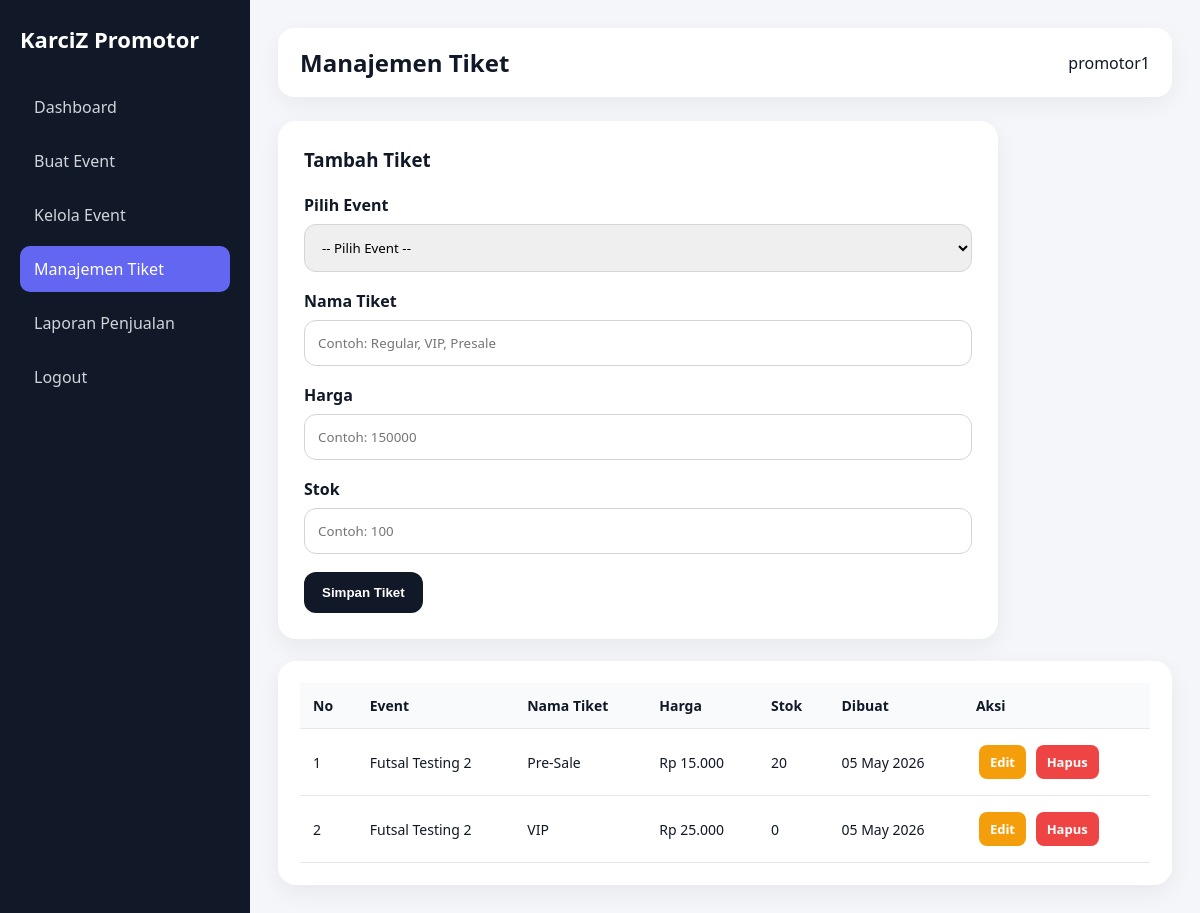
/organizer/ticket-management.php (signed in), run on the app's committed database.
### tables this page shows
CREATE TABLE `promotor` (
  `id` int(100) NOT NULL,
  `user_id` int(11) DEFAULT NULL,
  `nama_brand` varchar(255) NOT NULL,
  `deskripsi_singkat` varchar(500) NOT NULL,
  `email_bisnis` varchar(255) NOT NULL,
  `no_wa` int(25) NOT NULL,
  `logo` varchar(255) NOT NULL,
  `banner` varchar(255) NOT NULL,
  `status` enum('pending','approved','rejected') DEFAULT 'pending',
  `created_at` timestamp NOT NULL DEFAULT current_timestamp()
);

CREATE TABLE `tickets` (
  `id` int(11) NOT NULL,
  `event_id` int(11) DEFAULT NULL,
  `nama_tiket` varchar(100) DEFAULT NULL,
  `harga` int(11) DEFAULT NULL,
  `stok` int(11) DEFAULT NULL,
  `created_at` timestamp NOT NULL DEFAULT current_timestamp()
);

CREATE TABLE `events` (
  `id` int(11) NOT NULL,
  `organizer_id` int(11) DEFAULT NULL,
  `nama_event` varchar(255) DEFAULT NULL,
  `lokasi` varchar(255) DEFAULT NULL,
  `tanggal` date DEFAULT NULL,
  `deskripsi` text DEFAULT NULL,
  `banner` varchar(255) DEFAULT NULL,
  `status` enum('aktif','selesai') DEFAULT 'aktif',
  `created_at` timestamp NOT NULL DEFAULT current_timestamp()
);

### organizer/ticket-management.php (the view, shortened to what this page needs)
<?php
include '../config.php';
$username = $_SESSION['user'];
$stmt = $conn->prepare("
    SELECT promotor.id, promotor.nama_brand
    FROM promotor
    JOIN users ON promotor.user_id = users.id
    WHERE users.username=? AND promotor.status='approved'
    LIMIT 1
");
$stmt->bind_param("s", $username);
$stmt->execute();
$promotor = $stmt->get_result()->fetch_assoc();
$organizer_id = $promotor['id'];
$stmt = $conn->prepare("
    SELECT
        tickets.id,
        tickets.nama_tiket,
        tickets.harga,
        tickets.stok,
        tickets.created_at,
        events.nama_event
    FROM tickets
    JOIN events ON tickets.event_id = events.id
    WHERE events.organizer_id=?
    ORDER BY tickets.created_at DESC
");
$stmt->bind_param("i", $organizer_id);
$stmt->execute();
$tickets = $stmt->get_result();
?>
<!DOCTYPE html>
<html lang="id">
<head>
    <link rel="stylesheet" href="/Karciz/assets/css/organizer.css?v=4">
</head>
<body>
<div class="organizer-wrapper">
    <div class="organizer-sidebar">
        <h2>KarciZ Promotor</h2>
        <a href="dashboard.php">Dashboard</a>
        <a href="create-event.php">Buat Event</a>
        <a href="manage-event.php">Kelola Event</a>
        <a href="ticket-management.php" class="active">Manajemen Tiket</a>
        <a href="sales-report.php">Laporan Penjualan</a>
        <a href="../logout.php">Logout</a>
    </div>
    <div class="organizer-main">
        <div class="organizer-topbar">
            <h3>Manajemen Tiket</h3>
            <span><?= htmlspecialchars($promotor['nama_brand']); ?></span>
        </div>
        <div class="form-card">
            <h3>Tambah Tiket</h3>
            <br>
            <form method="POST">
                <label>Pilih Event</label>
                <select name="event_id" required>
                    <option value="">-- Pilih Event --</option>
                </select>
                <label>Nama Tiket</label>
                <input type="text" name="nama_tiket" placeholder="Contoh: Regular, VIP, Presale" required>
                <label>Harga</label>
                <input type="number" name="harga" placeholder="Contoh: 150000" min="0" required>
                <label>Stok</label>
                <input type="number" name="stok" placeholder="Contoh: 100" min="0" required>
                <button type="submit">Simpan Tiket</button>
            </form>
        </div>
        <br>
        <div class="table-container">
            <table>
                <thead>
                    <tr>
                        <th>No</th>
                        <th>Event</th>
                        <th>Nama Tiket</th>
                        <th>Harga</th>
                        <th>Stok</th>
                        <th>Dibuat</th>
                        <th>Aksi</th>
                    </tr>
                </thead>
                <tbody>
                    <?php if ($tickets->num_rows > 0) { ?>
                        <?php $no = 1; while ($row = $tickets->fetch_assoc()) { ?>
                            <tr>
                                <td><?= $no++; ?></td>
                                <td><?= htmlspecialchars($row['nama_event']); ?></td>
                                <td><?= htmlspecialchars($row['nama_tiket']); ?></td>
                                <td>Rp <?= number_format($row['harga'], 0, ',', '.'); ?></td>
                                <td><?= $row['stok']; ?></td>
                                <td><?= date('d M Y', strtotime($row['created_at'])); ?></td>
                                <td>
                                    <a href="edit-ticket.php?id=<?= $row['id']; ?>" class="btn-edit">Edit</a>
                                    <a
                                        href="ticket-management.php?delete=<?= $row['id']; ?>"
                                        class="btn-delete"
                                        onclick="return confirm('Yakin ingin menghapus tiket ini?')"
                                    >
                                        Hapus
                                    </a>
                                </td>
                            </tr>
                        <?php } ?>
                    <?php } else { ?>
                        <tr>
                            <td colspan="7" class="empty-table">Belum ada tiket.</td>
                        </tr>
                    <?php } ?>
                </tbody>
            </table>
        </div>
    </div>
</div>
</body>
</html>

### assets/css/organizer.css (style rules this page uses)
* { margin: 0; padding: 0; box-sizing: border-box; }
body { font-family: 'Segoe UI', Calibri, sans-serif; background: #f4f6f9; color: #111827; }
.organizer-wrapper { display: flex; min-height: 100vh; }
.organizer-sidebar { width: 250px; background: #111827; color: #fff; padding: 24px 20px; }
.organizer-sidebar h2 { font-size: 22px; margin-bottom: 30px; }
.organizer-sidebar a { display: block; color: #d1d5db; text-decoration: none; padding: 12px 14px; border-radius: 10px; margin-bottom: 8px; font-weight: 500; }
.organizer-sidebar a:hover, .organizer-sidebar a.active { background: #6366f1; color: #fff; }
.organizer-main { flex: 1; padding: 28px; }
.organizer-topbar { background: #fff; padding: 18px 22px; border-radius: 16px; box-shadow: 0 8px 24px rgba(0,0,0,0.05); display: flex; justify-content: space-between; align-items: center; margin-bottom: 24px; }
.organizer-topbar h3 { font-size: 24px; }
.form-card { background: #fff; padding: 26px; border-radius: 18px; box-shadow: 0 8px 24px rgba(0,0,0,0.06); max-width: 720px; }
.form-card label { display: block; margin-bottom: 8px; font-weight: 700; }
.form-card input, .form-card textarea, .form-card select { width: 100%; padding: 13px; margin-bottom: 18px; border: 1px solid #d1d5db; border-radius: 12px; outline: none; font-family: inherit; }
.form-card button { background: #111827; color: #fff; border: none; padding: 13px 18px; border-radius: 12px; font-weight: 700; cursor: pointer; }
.table-container { background: #fff; padding: 22px; border-radius: 18px; box-shadow: 0 8px 24px rgba(0,0,0,0.06); overflow-x: auto; }
table { width: 100%; border-collapse: collapse; font-size: 14px; }
table th, table td { padding: 13px; border-bottom: 1px solid #e5e7eb; text-align: left; vertical-align: middle; }
table th { background: #f9fafb; font-weight: 800; }
.btn-add, .btn-view, .btn-edit, .btn-delete { display: inline-block; padding: 8px 11px; border-radius: 8px; text-decoration: none; font-size: 13px; margin: 3px; font-weight: 700; }
.btn-edit { background: #f59e0b; color: #fff; }
.btn-delete { background: #ef4444; color: #fff; }

### data on the page
promotor: nama_brand "promotor1"
tickets: event.nama_event "Futsal Testing 2", nama_tiket "Pre-Sale", harga "15.000", stok "20", created_at "05 May 2026"
tickets: event.nama_event "Futsal Testing 2", nama_tiket "VIP", harga "25.000", stok "0", created_at "05 May 2026"
